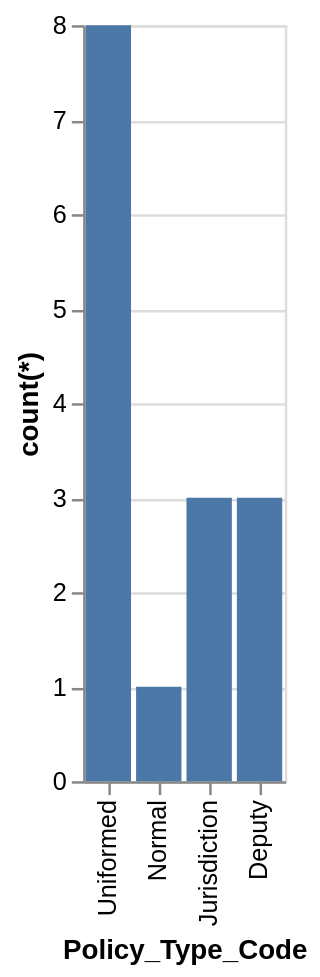

Express this chart as Vega-Lite.
### Vega-Lite specification from a JSON file in a GitHub repository (floating-point values rounded to 4 significant figures)
{"data": {"values": [{"x_data": "Uniformed", "y_data": 8}, {"x_data": "Normal", "y_data": 1}, {"x_data": "Jurisdiction", "y_data": 3}, {"x_data": "Deputy", "y_data": 3}]}, "mark": "bar", "encoding": {"x": {"field": "x_data", "type": "nominal", "title": "Policy_Type_Code", "sort": "descending"}, "y": {"field": "y_data", "type": "quantitative", "title": "count(*)"}}}
